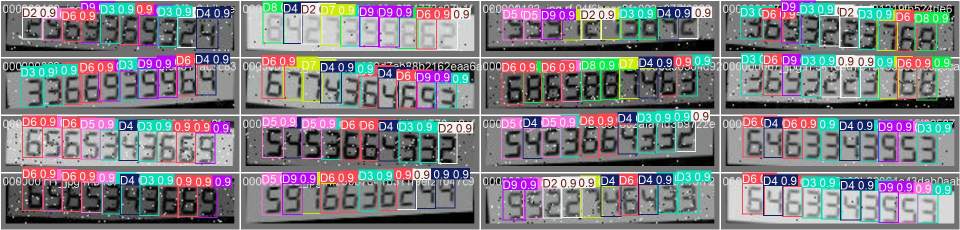
#> input picture notebook/download.jfif, 1920 x 460 px, given in place of YOUR_CAMERA, which was not available (shown at 1/2 size)
$ python test.py
#> lines starting #> are read from the running program, lines starting #| are printed output that depends on the picture; pictures that were not available may be replaced by others from this repository, and a replacement may not be noted
#> in test_crop_image, frame is the input picture: shape (460, 1920, 3); mean B, G, R 131.1, 126.6, 128.5
### utils/image_ops.py
import cv2
import numpy as np

class ImageProcessor:
    def __init__(self, crop_region: tuple[int, int, int, int]):
        self.crop_region = crop_region
        self.rectangles = [
                {"x": 325, "y": 0, "width": 250, "height": 600},
                {"x": 0, "y": 150, "width": 1000, "height": 200},
                {"x": 0, "y": 0, "width": 800, "height": 100},
                {"x": 0, "y": 60, "width": 220, "height": 150},
            ]

    def crop_image(self, image: np.ndarray) -> np.ndarray:
        x1, y1, x2, y2 = self.crop_region
        return image[y1:y2, x1:x2]

    # [38 lines left out: functions masked_image, annotate_image, not called in this run]

### test/test.py
import cv2
import numpy as np
from utils.image_ops import ImageProcessor
from conf.config import CAMERA_URL
import numpy as np

rectangles = [
    {"x": 325, "y": 0, "width": 250, "height": 600},
    {"x": 0, "y": 150, "width": 1000, "height": 200},
    {"x": 0, "y": 0, "width": 800, "height": 100},
    {"x": 0, "y": 60, "width": 220, "height": 150},
]

def apply_masks(image, rectangles):
    if image is None or image.size == 0:
        print("Input image is empty or invalid.")
        return image

    masked_image = image.copy()
    for rect in rectangles:
        x, y, width, height = rect["x"], rect["y"], rect["width"], rect["height"]
        x1, y1 = x, y
        x2, y2 = x + width, y + height
        cv2.rectangle(masked_image, (x1, y1), (x2, y2), (0, 0, 0), thickness=-1)
    return masked_image

def enhance_display_area(image):
    lab = cv2.cvtColor(image, cv2.COLOR_BGR2LAB)
#> lab: shape (330, 550, 3); mean of channels 0, 1, 2 126.8, 131.9, 127.7
    l, a, b = cv2.split(lab)
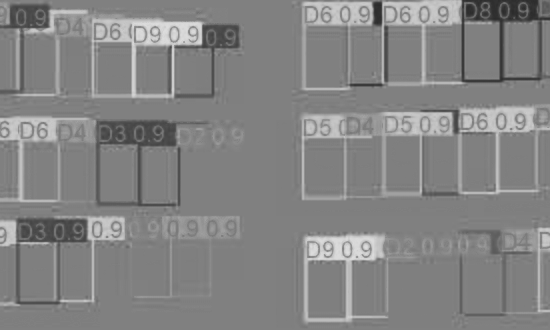
#> a: shape (330, 550); min 43, max 222, mean 131.9
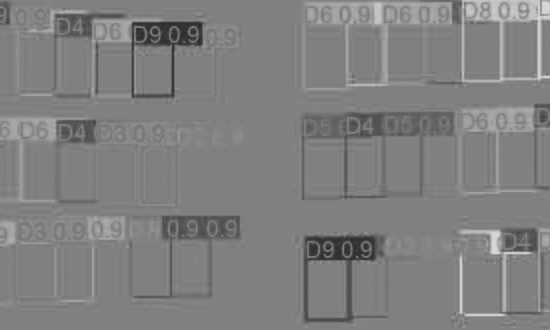
#> b: shape (330, 550); min 42, max 217, mean 127.7
    clahe = cv2.createCLAHE(clipLimit=1.0, tileGridSize=(8,8))
    cl = clahe.apply(l)
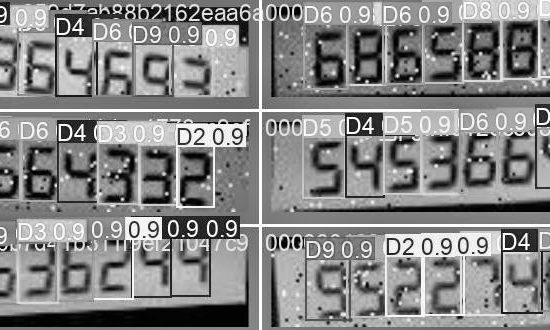
#> cl: shape (330, 550); min 1, max 255, mean 132.9
    merged = cv2.merge((cl, a, b))
#> merged: shape (330, 550, 3); mean of channels 0, 1, 2 132.9, 131.9, 127.7
    enhanced = cv2.cvtColor(merged, cv2.COLOR_LAB2BGR)
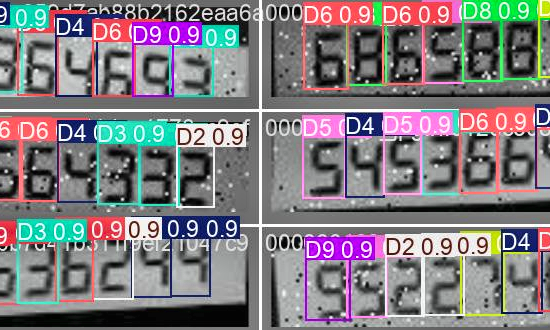
#> enhanced: shape (330, 550, 3); mean B, G, R 126.9, 122.5, 127.2
    kernel = np.array([[0, -1, 0], [-1, 5, -1], [0, -1, 0]])
    sharpened = cv2.filter2D(enhanced, -1, kernel)
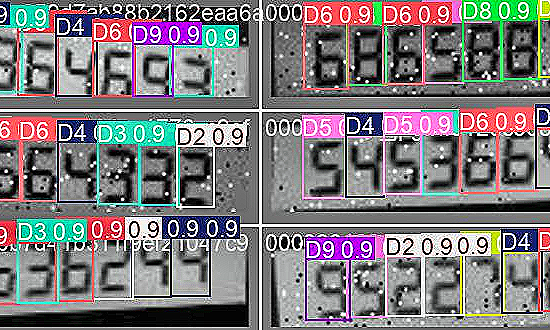
#> sharpened: shape (330, 550, 3); mean B, G, R 123.1, 120.7, 124.5
    blurred = cv2.GaussianBlur(sharpened, (5, 5), 1)
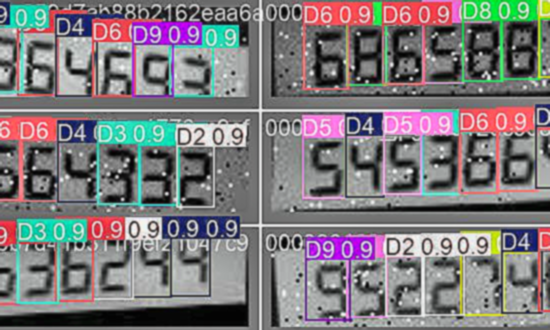
#> blurred: shape (330, 550, 3); mean B, G, R 123.1, 120.7, 124.5
    black_boost = cv2.convertScaleAbs(blurred, alpha=1.1, beta=-20)
    return black_boost

def test_crop_image():
    cap = cv2.VideoCapture(CAMERA_URL)
    if not cap.isOpened():
        print("Unable to access camera")
        return

    ret, frame = cap.read()
    if not ret:
        print("Failed to capture image")
        cap.release()
        return

    cropper = ImageProcessor(crop_region=(700, 120, 1250, 450))
    cropped_image = cropper.crop_image(frame)
    enhanced_image = enhance_display_area(cropped_image)
    masked_frame = apply_masks(enhanced_image, rectangles)
#> after the loop in apply_masks, `for rect in rectangles:`:
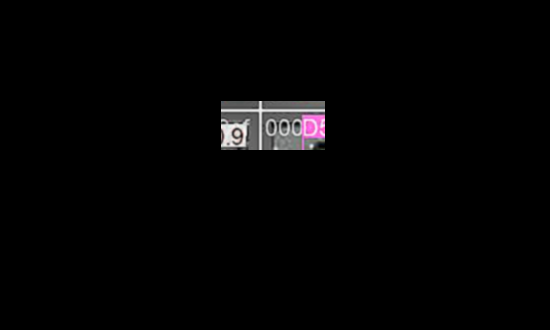
#> masked_image: shape (330, 550, 3); mean B, G, R 3.8, 3.5, 3.9

    cv2.imwrite("cropped_image.jpg", masked_frame)
    print("Saved cropped_image.jpg")

if __name__ == "__main__":
    test_crop_image()
